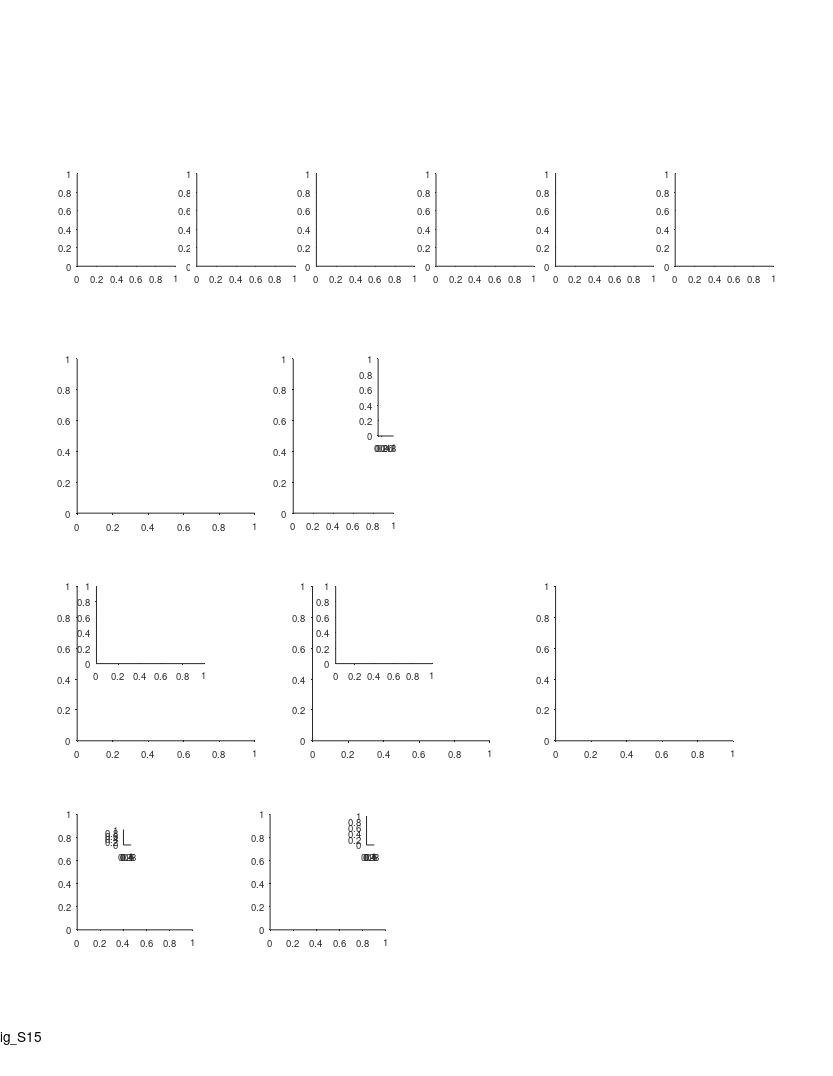

Here is the MATLAB script that generated this plot: (Note: this script raises an error after producing the figure.)
%% Large Scale - fig. S15- Theoretical analysis (decoding) - including schemes 5v,6v

%%
% clear 
clearvars -except f
clc

%% params
use_absolute_error = 1;

%% define output files
res_dir = 'L:\paper_figures';
mkdir(res_dir)
fig_name_str = 'fig_S15';
fig_caption_str = 'Theoretical analysis_decoding';
log_name_str = [fig_name_str '_log_file' '.txt'];
log_name_str = strrep(log_name_str , ':', '-');
log_name_str = strrep(log_name_str , ' ', '_');
log_name_out = fullfile(res_dir, log_name_str);

%% open log file
diary off
diary(log_name_out)
diary on
disp('Log file');
disp(['created: ', datestr(clock)]);
disp('======================================================');
disp([fig_name_str ':' fig_caption_str]);
disp('======================================================');
disp('');

%% create figure
% =========================================================================
% figure_size_cm = [21.0 29.7]; % ~A4
figure_size_cm = [21.6 27.9]; % ~US letter
figure ;
% Some WYSIWYG options:
set(gcf,'DefaultAxesFontSize',7);
set(gcf,'DefaultAxesFontName','helvetica');
set(gcf,'DefaultAxesUnits','centimeters');
set(gcf,'PaperType','usletter')
% set(gcf,'PaperType','<custom>');
set(gcf,'PaperUnits','centimeters','PaperPosition',[0 0 figure_size_cm]);
set(gcf,'PaperOrientation','portrait');
set(gcf,'Units','centimeters','Position',get(gcf,'paperPosition')+[0 0 0 0]); % position on screen...
set(gcf, 'Renderer', 'painters');
set(groot, 'defaultAxesTickDir', 'out');
set(groot,  'defaultAxesTickDirMode', 'manual');
annotation('textbox', [0.5 1 0 0], 'String',fig_name_str, 'HorizontalAlignment','center','Interpreter','none', 'FitBoxToText','on');
pause(0.2); % workaround to solve matlab automatically changing the axes positions...

% create panels
panel_A_size = [3 3].*[0.85 0.80];
panel_BCDE_size = [4.6 4];
panel_A(1) = axes('position', [ 2.0 21 panel_A_size]);
panel_A(2) = axes('position', [ 5.1 21 panel_A_size]);
panel_A(3) = axes('position', [ 8.2 21 panel_A_size]);
panel_A(4) = axes('position', [11.3 21 panel_A_size]);
panel_A(5) = axes('position', [14.4 21 panel_A_size]);
panel_A(6) = axes('position', [17.5 21 panel_A_size]);
panel_B(1)   = axes('position', [ 2.0 14.6 panel_BCDE_size]);
panel_B(2)   = axes('position', [ 7.6 14.6 2.6 4]);
panel_C(1,1) = axes('position', [ 2.0  8.7  panel_BCDE_size]);
panel_C(1,2) = axes('position', [ 2.5   10.7  2.8 2]);
panel_D(1,1) = axes('position', [ 8.1  8.7  panel_BCDE_size]);
panel_D(1,2) = axes('position', [ 8.7 10.7  2.5 2]);
panel_E(1)   = axes('position', [14.4    8.7  panel_BCDE_size]);
% panel_F      = axes('position', [   2    3.0  panel_BCDE_size]);
panel_F      = axes('position', [   2    3.8  3 3]);
panel_G      = axes('position', [   7    3.8  3 3]);
panel_legend = axes('position', [9.8 16.6 0.4 2]);
panel_F_legend = axes('position', [3.2 6  0.2 0.4]);
panel_G_legend = axes('position', [9.5 6  0.2 0.75]);

%% color variable for different schemes
clr = [1.0 0.0 0.0 ; ...
       1.0 0.8 0.0 ; ...
       1.0 0.0 0.8 ; ...
       0.0 0.7 0.0 ; ...
       0.2 0.2 1.0 ; ...
       0.5 0.0 0.5 ] ;

    
%% arrange data
paper_fig_7_arrange_data;

%% generate examples
exampleL = 200*100; % 200*cm
pos = 1:ds:exampleL;
pos = pos / 100; % back to meter
if ~exist('f','var')
    rng(0);
    [f] = MultiscalePlace_GenerateTuning_AllModels(exampleL);
end

%% choose dt
panels_AE_dt = 0.5;
jdt = find(ismember(dt, panels_AE_dt));

%% panel A - different encoding schemes
maps=[];
maps(1,:,:) = f(1).maps(:,1:10);
maps(1,:,[7 4 9 10]) = f(1).maps(:,[4 7 11 12]);
maps(2,:,:) = f(2).maps(:,1:10);
maps(2,:,[3 9 5]) = f(2).maps(:,[14 12 15]);
maps(3,:,:) = f(3).maps(:,950:-100:50);
maps(3,:,1) = f(3).maps(:,955);
maps(3,:,2) = f(3).maps(:,854);
maps(3,:,10) = f(3).maps(:,52);
[~,IX] = sort(sum(f(4).maps,1));
maps(4,:,:) = f(4).maps(:,IX(50:100:950));
maps(4,:,10) = f(4).maps(:,IX(951));
rng(0);
maps(4,:,:) = maps(4,:,randperm(10));
maps(5,:,:) = f(5).maps(:,50:100:950);
maps(5,:,2) = f(5).maps(:,155);
maps(5,:,3) = f(5).maps(:,253);
maps(5,:,4) = f(5).maps(:,353);
maps(5,:,5) = f(5).maps(:,452);
maps(6,:,:) = f(6).maps(:,1:10);
maps(6,:,10) = f(6).maps(:,952);
for ii_scm = 1:6
    axes(panel_A(ii_scm));
    cla
    hold on
    imagesc(pos,1:10,squeeze(maps(ii_scm,:,:))');
    cmap = gray();
    cmap = flip(cmap);
    colormap(gca,cmap);
    xlim([0 200])
    ylim([0.5 10.5])
    xlabel('Position (m)', 'Units','normalized','Position',[0.5 -0.17]);
    h = gca;
    h.YTick = [1 5 10];
    h.XRuler.TickLabelGapOffset = -1;
    h.YRuler.TickLabelGapOffset = -0.5;
    h.XRuler.TickLength = [0.03 0.03];
    ht=title("Scheme "+ii_scm,'Units','normalized','Position',[0.5 1.06]);
    schemes_IX = [1:6];
    schemes_title_color_opt = 2;
    switch schemes_title_color_opt
        case 1
            ht.Color = clr(schemes_IX(ii_scm),:);
        case 2
            plot([0 25]+14, 11.8*[1 1], 'Color', clr(schemes_IX(ii_scm),:), 'LineWidth', 2, 'Clipping','off');
    end
end
axes(panel_A(1));
text(-0.4,1.2, 'A', 'Units','normalized','FontWeight','bold');
ylabel('Example neuron no.','Units','normalized','Position',[-0.18 0.5]);

%% panel B - minimum N required for error <2m (or <5%)
axes(panel_B(1));
cla
hold on
text(-0.24,1.13, 'B', 'Units','normalized','FontWeight','bold');
text(0.5,1.13, {'Minimal no. of neurons';'required for decoding'}, 'Units','normalized','FontWeight','bold','HorizontalAlignment','center','FontSize',9);

if use_absolute_error
    plot(L,Nerr_ML_S1(:,jdt),'Color',clr(1,:),'LineWidth',2) ;
    plot(L,Nerr_ML_S3(:,jdt),'Color',clr(3,:),'LineWidth',2) ;
    plot(L,Nerr_ML_S2(:,jdt),'Color',clr(2,:),'LineWidth',2) ;
    plot(L,Nerr_ML_S4(:,jdt),'Color',clr(4,:),'LineWidth',2) ;
    plot(L,Nerr_ML_S5(:,jdt),'Color',clr(5,:),'LineWidth',2) ;
    plot(L,Nerr_ML_S6(:,jdt),'Color',clr(6,:),'LineWidth',2) ;
    plot(L,Nerr_ML_S5v(:,jdt),'Color',clr(5,:),'LineWidth',2,'LineStyle','--') ;
    plot(L,Nerr_ML_S6v(:,jdt),'Color',clr(6,:),'LineWidth',2,'LineStyle','--') ;
else
    plot(L,Nrerr_ML_S1(:,jdt),'Color',clr(1,:),'LineWidth',2) ;
    plot(L,Nrerr_ML_S3(:,jdt),'Color',clr(3,:),'LineWidth',2) ;
    plot(L,Nrerr_ML_S2(:,jdt),'Color',clr(2,:),'LineWidth',2) ;
    plot(L,Nrerr_ML_S4(:,jdt),'Color',clr(4,:),'LineWidth',2) ;
    plot(L,Nrerr_ML_S5(:,jdt),'Color',clr(5,:),'LineWidth',2) ;
    plot(L,Nrerr_ML_S6(:,jdt),'Color',clr(6,:),'LineWidth',2) ;
    plot(L,Nrerr_ML_S5v(:,jdt),'Color',clr(5,:),'LineWidth',2,'LineStyle','--') ;
    plot(L,Nrerr_ML_S6v(:,jdt),'Color',clr(6,:),'LineWidth',2,'LineStyle','--') ;
end
xlim([20 1000]) ;
ylim([10 max(N)]) ;
xlabel('Environment size (m)', 'Units','normalized','Position',[0.5 -0.11]);
if use_absolute_error
    ylabel(['Minimal N required for error < ' num2str(errs) 'm'], 'Units','normalized','Position',[ -0.15 0.45]);
else
    ylabel(['Minimal N required for error < ' num2str(100*rerr) '%'], 'Units','normalized','Position',[ -0.15 0.45]);
end

h = gca;
h.XRuler.TickLabelGapOffset = -1;
h.XRuler.TickLength = [0.02 0.02];
h.XTick = [20 200 400 600 800 1000];
% h.XScale = 'log';
% h.YScale = 'log';

%% panel B - bar plot of slopes
if use_absolute_error
    lms = {
        lmNerr_ML_S1{jdt}
        lmNerr_ML_S2{jdt}
        lmNerr_ML_S3{jdt}
        lmNerr_ML_S4{jdt}
        lmNerr_ML_S5{jdt}
        lmNerr_ML_S6{jdt}
        lmNerr_ML_S5v{jdt}
        lmNerr_ML_S6v{jdt}};
else
    lms = {
        lmNrerr_ML_S1{jdt}
        lmNrerr_ML_S2{jdt}
        lmNrerr_ML_S3{jdt}
        lmNrerr_ML_S4{jdt}
        lmNrerr_ML_S5{jdt}
        lmNrerr_ML_S6{jdt}
        lmNrerr_ML_S5v{jdt}
        lmNrerr_ML_S6v{jdt}};
end

switch length(lms{1}.CoefficientNames)
    case 1
        x = 1:length(lms);
        y  = cellfun(@(lm)(lm.Coefficients.Estimate), lms)';
        CI = cellfun(@(lm)(lm.coefCI),                lms,'UniformOutput',0) ;
        CI = cat(1,CI{:})';
        err = CI - y;
    case 2
        x = 1:length(lms);
        y  = cellfun(@(lm)(lm.Coefficients.Estimate(2)), lms)';
        CI = cellfun(@(lm)(lm.coefCI),                   lms,'UniformOutput',0) ;
        CI = cat(1,CI{:});
        CI = CI(2:2:end,:)';
        err = CI - y;
end
% plot
axes(panel_B(2));
cla
hold on
hb=bar(x,y);
hb.FaceColor = 'flat';
hb.CData = [clr; 1 1 1; 1 1 1];
he=errorbar(x,y,err(2,:));
he.CapSize = 2;
he.LineStyle = 'none';
he.Color = 'k';
m = 1.1 * max(y+err(2,:));
m = round(m,1);
xlim([0 length(lms)+1]);
ylim([0 m]);
h=gca;
h.XTick = [];
h.YTick = [0 m];
ylabel('Slope (N per meter)', 'Units','normalized','Position',[-0.10 0.5]);
% fill bar with dots for schemes 5v & 6v
for ii=7:8
    barw = 0.8; % bar width
    spacing_x = 0.3;
    spacing_y = 0.05;
    switch 3
        case 1
            xx = linspace(ii-barw/2,ii+barw/2,12);
            xx(1:4:end)=nan;
            xx(2:4:end)=nan;
            yy = linspace(0,y(ii),5)';
            yy = repmat(yy,1,length(xx));
        case 2
            %%
            xx = (ii-barw/2) : spacing_x : (ii+barw/2);
            yy = 0 : spacing_y : y(ii);
            xx=xx';
%             yy=yy';
            yy = repmat(yy',1,length(xx))';
            whos xx yy
        case 3
            %%
            xx = linspace(ii-barw/2,ii+barw/2,4)';
            yy = linspace(0,y(ii),5)';
            xx2 = xx + (xx(2)-xx(1))/2;
            yy2 = yy + (yy(2)-yy(1))/2;
            xx2(end)=[];
            yy2(end)=[];
            yy = repmat(yy,1,length(xx))';
            yy2 = repmat(yy2,1,length(xx2))';
    end
    plot(xx,yy,'.','Color', clr(ii-2,:),'markerSize',3);
    plot(xx2,yy2,'.','Color', clr(ii-2,:),'markerSize',3);
    plot([1 2 3],[7 7 7; 8 8 8 ;9 9 9 ; 10 10 10])
end

% add significance test
signif_lines_x = flip(linspace(5.7,6.3,5));
signif_lines_y = [1.72 1.62 1.52 1.42 1.32];
if ~use_absolute_error
    signif_lines_y = 0.5 .* signif_lines_y;
end
scm_test_IX = 6;
for ii_scm = 1:scm_test_IX-1
    % signif test
    switch length(lms{1}.CoefficientNames)
        case 1
            mu1 = lms{ii_scm}.Coefficients.Estimate;
            mu2 = lms{scm_test_IX}.Coefficients.Estimate;
            sigma1 = sqrt(lms{ii_scm}.CoefficientCovariance);
            sigma2 = sqrt(lms{scm_test_IX}.CoefficientCovariance);
        case 2
            mu1 = lms{ii_scm}.Coefficients.Estimate(2);
            mu2 = lms{scm_test_IX}.Coefficients.Estimate(2);
%             alpha = (1-normcdf(1,0,1));
%             ci1 = coefCI(lms{ii_scm}, alpha);
%             ci2 = coefCI(lms{scm_test_IX}, alpha);
            sigma1 = sqrt(lms{ii_scm}.CoefficientCovariance(2,2));
            sigma2 = sqrt(lms{scm_test_IX}.CoefficientCovariance(2,2));
    end
    z = (mu1-mu2) / sqrt(sigma1^2+sigma2^2);
    pval = 1-normcdf(z,0,1);
    fprintf('scheme %d vs %d: pval=%g\n',ii_scm,scm_test_IX,pval);
    % line + asterisks
    m = signif_lines_y(ii_scm);
    X = [ii_scm signif_lines_x(ii_scm)];
    Y = [1 1].*m;
    plot(X,Y, 'k-', 'LineWidth',0.1, 'Clipping','off');
    signif_str = signif_astricks(pval);
    if pval < 0.05
        signif_str_font_size = 12;
        signif_str_offset = 0;
    else
        signif_str_font_size = 6;
        signif_str_offset = 0.035;
    end
    text(mean(X),m+0.02+signif_str_offset, signif_str, 'HorizontalAlignment','center','FontSize',signif_str_font_size);
    X = [signif_lines_x(ii_scm) signif_lines_x(ii_scm)];
    Y = [0.5 m];
    plot(X,Y, 'k-', 'LineWidth',0.1, 'Clipping','off');
end

%% legend panel
axes(panel_legend);
cla
hold on
axis ij
for ii_scm = 1:6
    plot([0 1], ii_scm*[1 1], 'Color',clr(ii_scm,:),'LineWidth',2);
    text(1.2,   ii_scm, f(ii_scm).name_long, 'FontSize', 9);
end
dashed_line = linspace(0,1,11);
dashed_line([4 8]) = nan;
plot(dashed_line, 7*ones(size(dashed_line)), 'Color',clr(5,:),'LineWidth',2, 'Clipping','off');
plot(dashed_line, 8*ones(size(dashed_line)), 'Color',clr(6,:),'LineWidth',2, 'Clipping','off');
text(1.2,   7, f(7).name_long, 'FontSize', 9);
text(1.2,   8, f(8).name_long, 'FontSize', 9);
axis off
xlim([0 1])
ylim([1 6])

%% panel C - mean decoding error
jN_options = find(ismember(N, [50]));
ylimits_options = [0 20; 0 10];
for ii_N = 1:length(jN_options)
    jN = jN_options(ii_N);
    
    axes(panel_C(ii_N,1));
    cla
    hold on
    plot(L,merr_ML_S1(jN,:,jdt)*ds/100,'Color',clr(1,:),'LineWidth',2);
    plot(L,merr_ML_S2(jN,:,jdt)*ds/100,'Color',clr(2,:),'LineWidth',2);
    plot(L,merr_ML_S3(jN,:,jdt)*ds/100,'Color',clr(3,:),'LineWidth',2);
    plot(L,merr_ML_S4(jN,:,jdt)*ds/100,'Color',clr(4,:),'LineWidth',2);
    plot(L,merr_ML_S5(jN,:,jdt)*ds/100,'Color',clr(5,:),'LineWidth',2);
    plot(L,merr_ML_S6(jN,:,jdt)*ds/100,'Color',clr(6,:),'LineWidth',2);
    plot(L,merr_ML_S5v(jN,:,jdt)*ds/100,'Color',clr(5,:),'LineWidth',2,'LineStyle','--');
    plot(L,merr_ML_S6v(jN,:,jdt)*ds/100,'Color',clr(6,:),'LineWidth',2,'LineStyle','--');
    xlim([20 1000]) ;
    xlabel('Environment size (m)', 'Units','normalized','Position',[0.5 -0.11]);
    ylabel('Mean decoding error (m)', 'Units','normalized','Position',[ -0.15 0.5]);
    h = gca;
    h.XScale = 'log';
%     h.YScale = 'log';
    h.XTick = [20 100 1000];
    h.XTickLabel = {'20';'100';'1000'};
    h.XRuler.TickLabelGapOffset = -1;
    h.XRuler.TickLength = [0.03 0.03];
%     text(0.95,1, sprintf('N = %d',N(jN)), 'Units','normalized','FontWeight','normal', 'HorizontalAlignment','right','FontSize',10);
    if ii_N == 1
        text(-0.24,1.1, 'C', 'Units','normalized','FontWeight','bold');
        text(0.5,1.1, 'Mean decoding errors', 'Units','normalized','FontWeight','bold','HorizontalAlignment','center','FontSize',9);
    end

    % zoom-in inset
    axes(panel_C(ii_N,2));
    cla
    hold on
    plot(L,merr_ML_S1(jN,:,jdt)*ds/100,'Color',clr(1,:),'LineWidth',2);
    plot(L,merr_ML_S2(jN,:,jdt)*ds/100,'Color',clr(2,:),'LineWidth',2);
    plot(L,merr_ML_S3(jN,:,jdt)*ds/100,'Color',clr(3,:),'LineWidth',2);
    plot(L,merr_ML_S4(jN,:,jdt)*ds/100,'Color',clr(4,:),'LineWidth',2);
    plot(L,merr_ML_S5(jN,:,jdt)*ds/100,'Color',clr(5,:),'LineWidth',2);
    plot(L,merr_ML_S6(jN,:,jdt)*ds/100,'Color',clr(6,:),'LineWidth',2);
    plot(L,merr_ML_S5v(jN,:,jdt)*ds/100,'Color',clr(5,:),'LineWidth',2,'LineStyle','--');
    plot(L,merr_ML_S6v(jN,:,jdt)*ds/100,'Color',clr(6,:),'LineWidth',2,'LineStyle','--');
    xlim([20 1000]) ;
    ylim(ylimits_options(ii_N,:))
    h = gca;
    h.XScale = 'log';
%     h.YScale = 'log';
    h.XTick = [20 100 1000];
    h.XTickLabel = {'20';'100';'1000'};
    h.XRuler.TickLabelGapOffset = -1;
    h.YRuler.TickLabelGapOffset = 0.5;
    h.XRuler.TickLength = [0.03 0.03];
    h.YRuler.TickLength = [0.015 0.015];
    h.XRuler.FontSize = 6.5;
    h.YRuler.FontSize = 6.5;
end

%% panel D - catastrophic error - Size (99th prc error)
prc = 99;
jN_options = find(ismember(N, [50]));
ylimits_options = [0 20; 0 10];
for ii_N = 1:length(jN_options)
    jN = jN_options(ii_N);
    
    axes(panel_D(ii_N,1));
    cla
    hold on
    plot(L,perr_ML_S1(jN,:,jdt)*ds/100,'Color',clr(1,:),'LineWidth',2);
    plot(L,perr_ML_S2(jN,:,jdt)*ds/100,'Color',clr(2,:),'LineWidth',2);
    plot(L,perr_ML_S3(jN,:,jdt)*ds/100,'Color',clr(3,:),'LineWidth',2);
    plot(L,perr_ML_S4(jN,:,jdt)*ds/100,'Color',clr(4,:),'LineWidth',2);
    plot(L,perr_ML_S5(jN,:,jdt)*ds/100,'Color',clr(5,:),'LineWidth',2);
    plot(L,perr_ML_S6(jN,:,jdt)*ds/100,'Color',clr(6,:),'LineWidth',2);
    plot(L,perr_ML_S5v(jN,:,jdt)*ds/100,'Color',clr(5,:),'LineWidth',2,'LineStyle','--');
    plot(L,perr_ML_S6v(jN,:,jdt)*ds/100,'Color',clr(6,:),'LineWidth',2,'LineStyle','--');
%     ylim([0.1 2000]) ;
    xlim([20 1000]) ;
    xlabel('Environment size (m)', 'Units','normalized','Position',[0.5 -0.11]);
    ylabel([num2str(prc) '% decoding error (m)'], 'Units','normalized','Position',[ -0.145 0.5]);
    h = gca;
    h.XScale = 'log';
%     h.YScale = 'log';
    h.XTick = [20 100 1000];
    h.XTickLabel = {'20';'100';'1000'};
    h.YRuler.TickLabelGapOffset = 1.5;
    h.XRuler.TickLabelGapOffset = -1;
    h.XRuler.TickLength = [0.03 0.03];
%     text(0.95,1, sprintf('N = %d',N(jN)), 'Units','normalized','FontWeight','normal', 'HorizontalAlignment','right','FontSize',10);
    if ii_N == 1
        text(-0.21,1.1, 'D', 'Units','normalized','FontWeight','bold');
        text(0.5,1.1, 'Catastrophic errors: size', 'Units','normalized','FontWeight','bold','HorizontalAlignment','center','FontSize',9);
    end
    
    % zoom-in inset
    axes(panel_D(ii_N,2));
    cla
    hold on
    plot(L,perr_ML_S1(jN,:,jdt)*ds/100,'Color',clr(1,:),'LineWidth',2);
    plot(L,perr_ML_S2(jN,:,jdt)*ds/100,'Color',clr(2,:),'LineWidth',2);
    plot(L,perr_ML_S3(jN,:,jdt)*ds/100,'Color',clr(3,:),'LineWidth',2);
    plot(L,perr_ML_S4(jN,:,jdt)*ds/100,'Color',clr(4,:),'LineWidth',2);
    plot(L,perr_ML_S5(jN,:,jdt)*ds/100,'Color',clr(5,:),'LineWidth',2);
    plot(L,perr_ML_S6(jN,:,jdt)*ds/100,'Color',clr(6,:),'LineWidth',2);
    plot(L,perr_ML_S5v(jN,:,jdt)*ds/100,'Color',clr(5,:),'LineWidth',2,'LineStyle','--');
    plot(L,perr_ML_S6v(jN,:,jdt)*ds/100,'Color',clr(6,:),'LineWidth',2,'LineStyle','--');
%     ylim([0.1 2000]) ;
    xlim([100 1000]) ;
    h = gca;
    h.XScale = 'log';
    h.YScale = 'log';
    h.XTick = [100 1000];
    h.XTickLabel = {'100';'1000'};
    h.YTick = [1 10 100];
    h.YTickLabel = {'1';'10';'100'};
    h.XRuler.TickLabelGapOffset = -1;
    h.YRuler.TickLabelGapOffset = 1.2;
    h.XRuler.TickLength = [0.06 0.06];
    h.YRuler.TickLength = [0.04 0.04];
    h.XRuler.FontSize = 6.5;
    h.YRuler.FontSize = 6.5;
end

%% panel E - catastrophic error - probability(error>5%)
jN_options = find(ismember(N, [50]));
ylimits_options = [2e-4 1; 2e-7 1];
for ii_N = 1:length(jN_options)
    jN = jN_options(ii_N);
    
    axes(panel_E(ii_N));
    cla
    hold on

    prob_offset = (2e6)^(-1); % at least in one simulation there was a catastrophic error
    prob_offset = 0;
    plot(L,plerr_ML_S1(jN,:,jdt)+prob_offset,'Color',clr(1,:),'LineWidth',2);
    plot(L,plerr_ML_S2(jN,:,jdt)+prob_offset,'Color',clr(2,:),'LineWidth',2);
    plot(L,plerr_ML_S3(jN,:,jdt)+prob_offset,'Color',clr(3,:),'LineWidth',2);
    plot(L,plerr_ML_S4(jN,:,jdt)+prob_offset,'Color',clr(4,:),'LineWidth',2);
    plot(L,plerr_ML_S5(jN,:,jdt)+prob_offset,'Color',clr(5,:),'LineWidth',2);
    plot(L,plerr_ML_S6(jN,:,jdt)+prob_offset,'Color',clr(6,:),'LineWidth',2);
    plot(L,plerr_ML_S5v(jN,:,jdt)+prob_offset,'Color',clr(5,:),'LineWidth',2,'LineStyle','--');
    plot(L,plerr_ML_S6v(jN,:,jdt)+prob_offset,'Color',clr(6,:),'LineWidth',2,'LineStyle','--');
    xlim([20 1000]) ;
    ylim(ylimits_options(ii_N,:))
    xlabel('Environment size (m)', 'Units','normalized','Position',[0.5 -0.11]);
    ylabel('Prob.(error > 5% of environment size)', 'Units','normalized','Position',[ -0.18 0.4]);
%     text(0.95,1.03, sprintf('N = %d',N(jN)), 'Units','normalized','FontWeight','normal', 'HorizontalAlignment','right','FontSize',10);
    h = gca;
    h.XScale = 'log';
    h.YScale = 'log';
    h.XTick = [20 100 1000];
    h.XTickLabel = {'20';'100';'1000'};
    h.YTick = 10.^[-3 -2 -1 0];
    h.YTickLabel = {'10^{ -3}'; '10^{ -2}'; '10^{ -1}'; '10^{ 0}'};
    ylim([0.7e-3 1])
    h.YRuler.TickLabelGapOffset = -0.1;
    h.XRuler.TickLabelGapOffset = -1;
    h.XRuler.TickLength = [0.03 0.03];
    h.YRuler.TickLength = [0.024 0.03];
    if ii_N == 1
        text(-0.22,1.1, 'E', 'Units','normalized','FontWeight','bold');
        text(0.5,1.1, 'Catastrophic errors: probability', 'Units','normalized','FontWeight','bold','HorizontalAlignment','center','FontSize',9);
    end
end

%% panel F - coverage exp fit
axes(panel_F);
cla
hold on
load('L:\processed_data_structs\total_area.mat');
h=histogram(total_area,'Normalization','pdf');
h.Normalization = 'pdf';
h.FaceColor = 0.5*[1 1 1];
h.FaceAlpha = 1;
cvrg=expfit(total_area);
plot(h.BinEdges,exppdf(h.BinEdges,cvrg),'LineWidth',2,'Color','k');
hax = gca;
hax.XLim = [0 160];
hax.XTick = [0:50:200];
hax.YTick = hax.YLim;
hax.YRuler.TickLabelGapOffset = -0.1;
hax.XRuler.TickLabelGapOffset = -1;
hax.XRuler.TickLength = [0.03 0.03];
hax.YRuler.TickLength = [0.024 0.03];
xlabel('Coverage (m)', 'Units','normalized','Position',[0.5 -0.14]);
ylabel({'Probability';'density function'}, 'Units','normalized','Position',[ -0.12 0.5]);
text(-0.35,1.15, 'F', 'Units','normalized','FontWeight','bold');

% add legend
axes(panel_F_legend);
cla('reset');
hold on
patch([1 1 2 2], 2*[1 1 1 1]+.3*[-1 1 1 -1], 0.5*[1 1 1],'EdgeColor','k');
plot([1 2],      1*[1 1], 'k','LineWidth',2);
text(2.6, 2, 'Data','FontSize',7,'HorizontalAlignment','left');
text(2.6, 1, 'Exponential fit','FontSize',7,'HorizontalAlignment','left');
hax=gca;
hax.Visible='off';

%% load data for panel G
% load data
load('L:\processed_data_structs\cells_bat_200m.mat');
signif = cat(1,cells.signif);
signif = arrayfun(@(x)(x.TF),signif);
signif = any(signif,2);
cells(~signif)=[];
signif = cat(1,cells.signif);
signif = arrayfun(@(x)(x.TF),signif);
stats = [cells.stats];
stats_all = [stats.all];
stats_dir = cat(1,stats.dir);
fields = cat(1,cells.fields);
fields = fields(signif);
fields = [fields{:}];
fields([fields.in_low_speed_area])=[];
field_num = [stats_dir(signif).field_num];
field_size = [fields.width_prc];
ratio_LS = [stats_all.field_ratio_LS];
ratio_LS(isnan(ratio_LS))=[];
% load simulations ratio LS
% load('C:\Tamir\work\Projects\LargeScale\Yonatan_theory\20200806__model_ratio_LS\Model_S6_S6v_RatioLargestSmallestField.mat');
load('L:\Yonatan_theory\20200816__model_ratio_LS_updated_remoevd_1_field_cells\Model_S6_S6v_RatioLargestSmallestField.mat')
rLS(K==1)=[];
rLSv(Kv==1)=[];

%% panel G - ratio L/S model+data
axes(panel_G);
cla
hold on
text(-0.35,1.15, 'G', 'Units','normalized','FontWeight','bold');

nBinEdges = 9;
edges = logspace(0,log10(25),nBinEdges);
% plot data
h=histogram(ratio_LS);
h.Normalization = 'probability';
h.BinEdges = edges;
h.FaceColor = 0.5*[1 1 1];
h.FaceAlpha = 1;
% plot model (S6)
h=histogram(rLS);
h.Normalization = 'probability';
h.BinEdges = edges;
h.DisplayStyle = 'stairs';
h.EdgeColor = clr(6,:);
h.FaceAlpha = 1;
h.LineWidth = 2;
% plot model (S6v)
h=histogram(rLSv);
h.Normalization = 'probability';
h.BinEdges = edges;
h.DisplayStyle = 'stairs';
h.EdgeColor = clr(6,:);
h.FaceAlpha = 1;
h.LineWidth = 2;
h.LineStyle = '-.';

hax=gca;
hax.XScale = 'log';
hax.YScale = 'log';
hax.XLim = [0 27];
% hax.YLim = [0.07  1.05 * hax.YLim(2)];
hax.YLim = [0.005 0.5];
% hax.YLim = [0.7 200];
hax.XTick = [1 2 5 10 20];
hax.YTick = hax.YLim;
hax.YTick = [0.005 0.05 0.5];
hax.TickDir='out';
hax.TickLength = [0.03 0.03];
hax.XRuler.TickLabelGapMultiplier = -0.35;
hax.YRuler.TickLabelGapMultiplier = 0.001;
xlabel({'Field size ratio';'largest/smallest'},'Units','normalized','Position',[0.5 -0.17]);
ylabel('Fraction of cells','Units','normalized','Position',[-0.25 0.5])

% add legend
axes(panel_G_legend);
cla('reset');
hold on
dashed_line = linspace(1,2,11);
dashed_line([ 5 6 7]) = nan;
patch([1 1 2 2], 1*[1 1 1 1]+.3*[-1 1 1 -1], 0.5*[1 1 1],'EdgeColor','k');
plot([1 2],      2*[1 1], 'Color',clr(6,:), 'LineWidth',2);
% plot([1 2],      3*[1 1], 'Color',clr(6,:), 'LineWidth',.2);
plot(dashed_line,      3*ones(length(dashed_line)), 'Color',clr(6,:), 'LineWidth',2);
text(2.6, 1, 'Data','FontSize',7,'HorizontalAlignment','left');
text(2.6, 2, 'Model (Scheme 6)','FontSize',7,'HorizontalAlignment','left');
text(2.6, 3, 'Model (Scheme 6v - variable coverage)','FontSize',7,'HorizontalAlignment','left');
hax=gca;
hax.Visible='off';
hax.YDir='reverse';


%% print/save the figure
fig_name_out = fullfile(res_dir, sprintf('%s_dt_%s', ...
    fig_name_str, ...
    strrep(num2str(panels_AE_dt),'.','_')));
print(gcf, fig_name_out, '-dpdf', '-cmyk', '-painters');
% print(gcf, fig_name_out, '-dtiff', '-cmyk', '-painters');
% saveas(gcf , fig_name_out, 'fig');
disp('figure was successfully saved to pdf/tiff/fig formats');

%% signif astricks string
function str = signif_astricks(pval)
    if pval>=0.05
        str = 'n.s.';
    end
    if pval<0.05
        str = '*';
    end
    if pval<0.01
        str = '**';
    end
    if pval<0.001
        str = '***';
    end
end


%%
